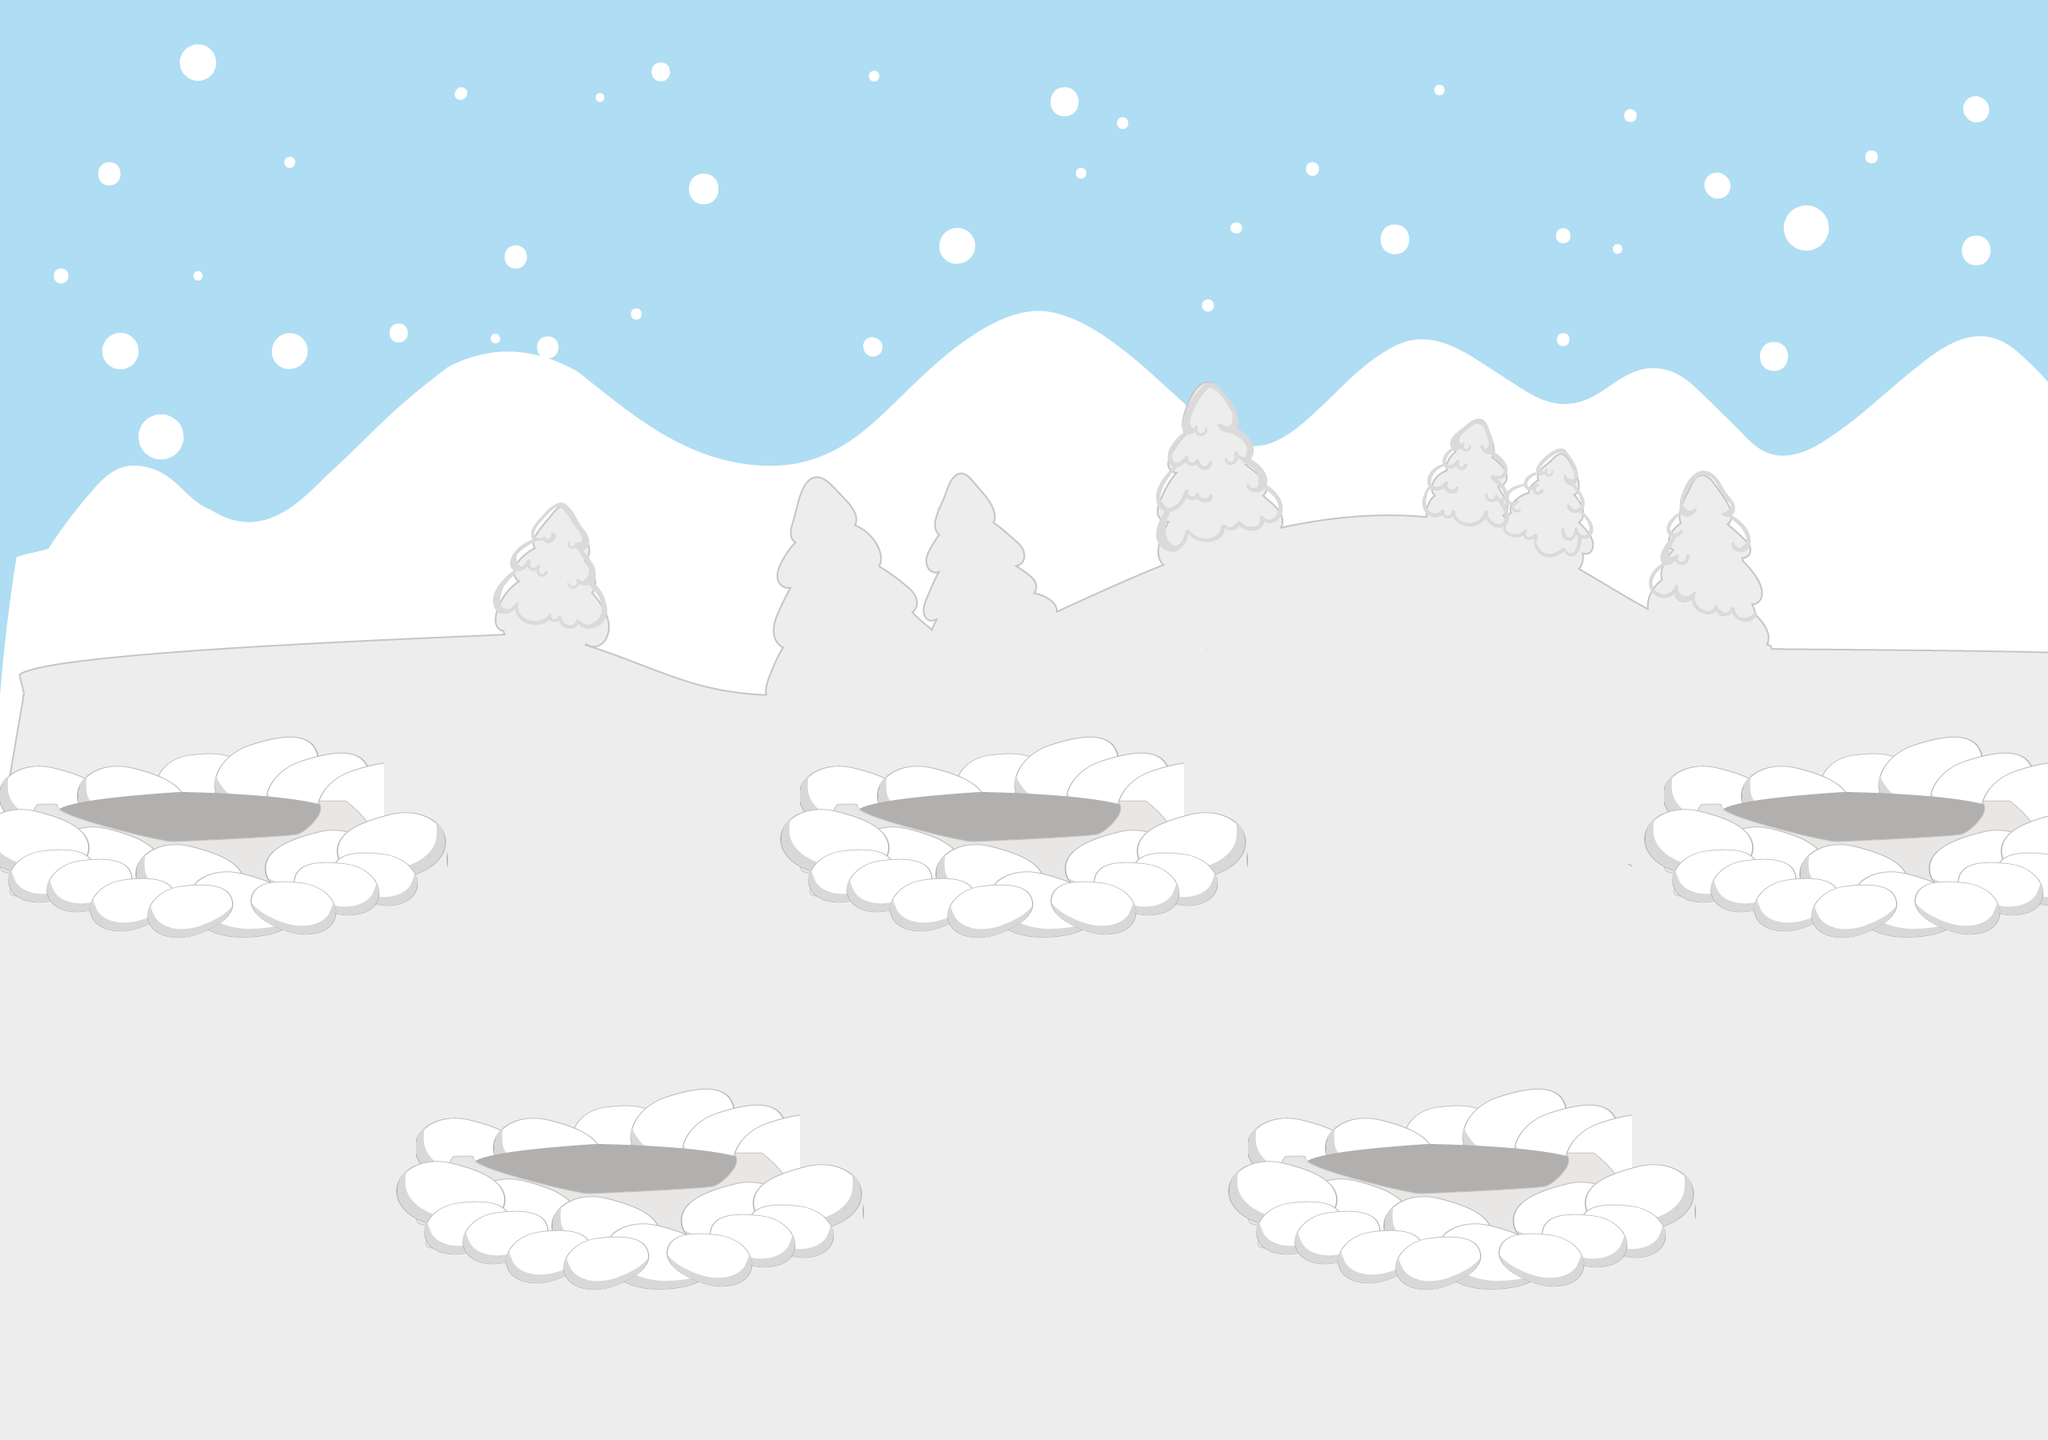

A level layout from a 2D game, rendered from its tile map. Below: a short description, then the map file with tile-grid data replaced by summaries:
An orthogonal 64x45 tile map with 40x40 px tiles, 3 tile layers (Tile Layer 1, Tile Layer 2, Tile Layer 3).

<map version="1.0" orientation="orthogonal" renderorder="right-up" width="64" height="45" tilewidth="40" tileheight="40" nextobjectid="1">
 <tileset firstgid="1" name="play4" tilewidth="40" tileheight="40" tilecount="4324" columns="94">
  <image source="play4.png" width="3767" height="1850" />
 </tileset>
 <layer name="Tile Layer 1" width="64" height="45">
  <data>[2880 cells, 2880 non-empty, 2880 distinct tile ids]</data>
 </layer>
 <layer name="Tile Layer 2" width="64" height="45">
  <data>[2880 cells, 240 non-empty, 48 distinct tile ids]</data>
 </layer>
 <layer name="Tile Layer 3" width="64" height="45">
  <data>[2880 cells, 363 non-empty, 75 distinct tile ids]</data>
 </layer>
</map>